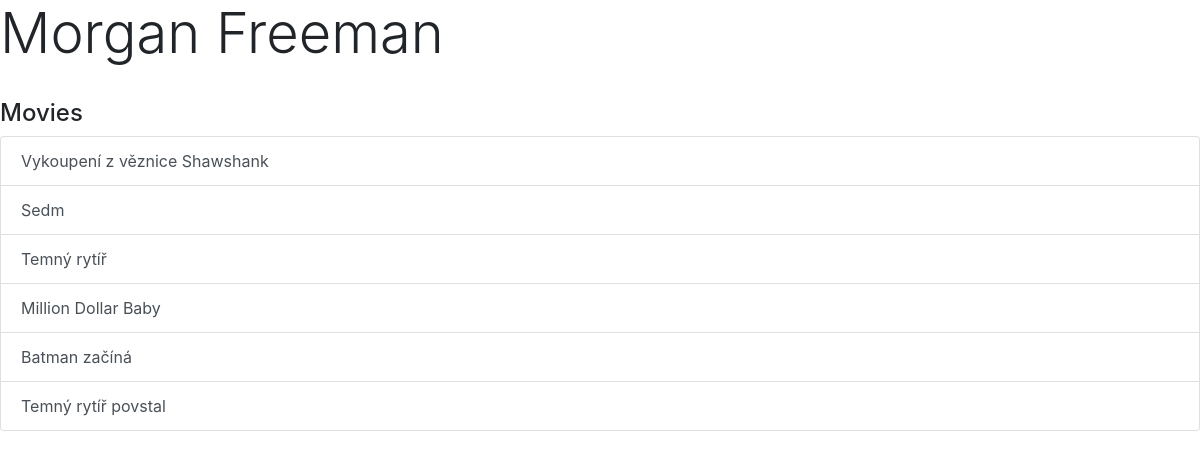
Page /actors/2 on the committed database.
### browser/models.py (models this page shows, shortened)
class Actor(models.Model):
    name = models.CharField(max_length=200)
    name_unidecode = models.CharField(max_length=200)
    csfd_id = models.IntegerField()
    movies = models.ManyToManyField('Movie')

class Movie(models.Model):
    title = models.CharField(max_length=200)
    title_unidecode = models.CharField(max_length=200)
    year = models.IntegerField()
    actors = models.ManyToManyField('Actor')
    class Meta:
        ordering = ['id']

### browser/views.py (the view)
# urls.py: path("actors/<int:id>", views.actor_details, name="actor"),
def actor_details(request, id):
    actor = get_object_or_404(Actor, pk=id)
    actor_movies = actor.movies.all()
    context = {'actor': actor, 'actor_movies': actor_movies}
    return render(request, 'actor_details.html', context)

### browser/templates/actor_details.html (shortened to what this page needs)
<link rel="stylesheet" href="https://maxcdn.bootstrapcdn.com/bootstrap/4.0.0/css/bootstrap.min.css">
{% block content %}
<h4 class="display-4">{{actor.name}}</h4>
<h4 class="display-6">Movies</h4>
<div class="list-group">
    {% for movie in actor_movies %}
        <a href="{% url 'movie' id=movie.id %}" class="list-group-item list-group-item-action">{{movie.title}}</a>
    {% endfor %}
</div>
{% endblock %}

### rows in the picture
Actor: name "Morgan Freeman"
Movie: title "Vykoupení z věznice Shawshank"
Movie: title "Sedm"
Movie: title "Temný rytíř"
Movie: title "Million Dollar Baby"
Movie: title "Batman začíná"
Movie: title "Temný rytíř povstal"
